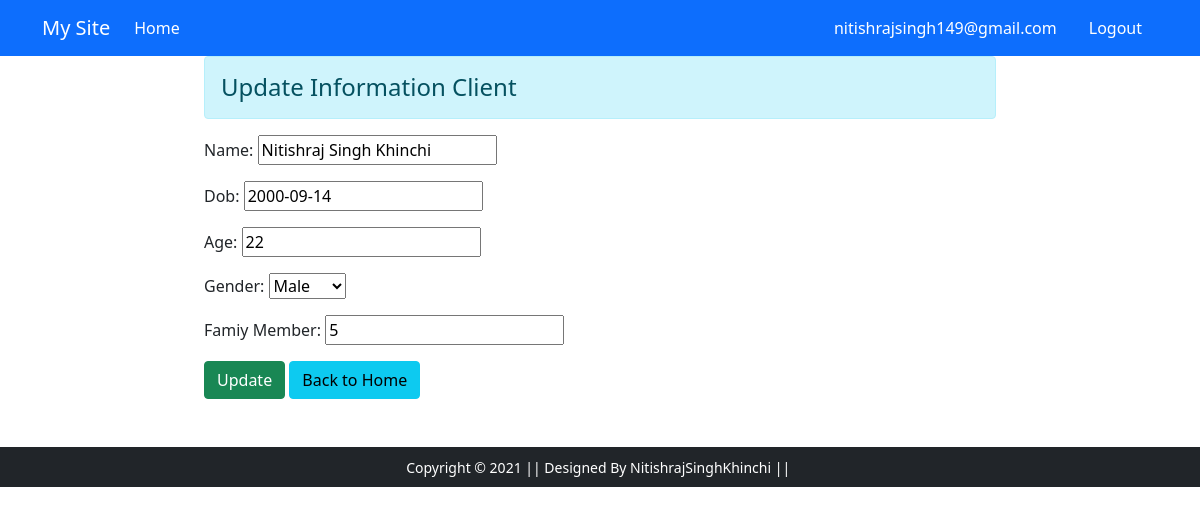
The app's page /update/4/ (signed in) with its own data.
### accounts/models.py (models this page shows, shortened)
class CustomUser(AbstractUser):
    username = None
    """we can create Phonenumber Fields with the help of third party package But t have used Charfields"""
    mobile_no= models.CharField(blank=True,max_length=15,unique=True)
    email = models.EmailField(blank=True,unique=True)
    Age = models.PositiveIntegerField(blank=True,null=True)
    USERNAME_FIELD = 'mobile_no'
    REQUIRED_FIELDS = []
    objects = UserManager()

class Client(models.Model):
    name = models.CharField(max_length=50)
    dob = models.DateField()
    age = models.PositiveIntegerField()
    gender = models.CharField(max_length=20, choices=GENDER,blank=True)
    family_member=models.PositiveIntegerField()
    date = models.DateTimeField(auto_now=datetime.now())

### accounts/views.py (the view)
# urls.py: path('update/<int:id>/',views.update_data,name='update'),
@login_required
def update_data(request, id):
    if request.method == 'POST':
        pi = Client.objects.get(pk=id)
        fm = Clientform(request.POST, instance=pi)
        if fm.is_valid():
            fm.save()
            messages.success(request,"Details Updated !!!")
            return redirect('addclient')
    else:
        pi = Client.objects.get(pk=id)
        fm = Clientform(instance=pi)
    return render(request, 'accounts/update.html', {'form':fm})

### accounts/forms.py
class Clientform(forms.ModelForm):
    class Meta:
        model = Client
        fields = ['name','dob','age','gender','family_member']
        labels = {'name':'Name','age':'Age','gender':'Gender','family_member':'Famiy Member'}
        widgets={'dob':forms.TextInput(attrs={'placeholder':'format:-2000-14-09'})}

### templates/accounts/update.html (shortened to what this page needs)
{% extends 'accounts/base.html' %}
{% block main-content %}
 <div class="row">
  <div class="col-sm-8 offset-2">
   <h4 class="alert alert-info">Update Information Client</h4>
   <form action="" method="post">
    {{form.as_p}}
    <input type="submit" class="btn btn-success" value="Update">
    <a href="{% url 'addclient' %}" class="btn btn-info">Back to Home</a>
   </form>
  </div>
 </div>
{% endblock main-content %}

### templates/accounts/base.html (shortened to what this page needs)
<!doctype html>
{% load static %}
<html lang="en">
  <head>
    <link href="https://cdn.jsdelivr.net/npm/bootstrap@5.0.0-beta1/dist/css/bootstrap.min.css" rel="stylesheet">
    <link rel="stylesheet" href="{% static 'app/css/owl.carousel.min.css' %}">
    <link rel="stylesheet" href="{% static 'app/css/all.min.css' %}">
    <link rel="stylesheet" href="{% static 'app/css/style.css' %}">
  </head>
  <body>
    <nav class="navbar navbar-expand-lg navbar-dark bg-primary">
     <div class="container">
       <a class="navbar-brand" href="/">My Site</a>
       <div class="collapse navbar-collapse" id="navbarSupportedContent">
         <ul class="navbar-nav me-auto mb-2 mb-lg-0">
           <li class="nav-item">
             <a class="nav-link active" aria-current="page" href="/">Home</a>
           </li>
         </ul>
         <div>
          <ul class="navbar-nav me-auto mb-2 mb-lg-0">
            {% if request.user.is_authenticated %}
            <li class="nav-item mx-2">
             <a href="#" class="nav-link text-white">{{request.user.email}} </a>
            </li>
            <li class="nav-item mx-2">
                <a href="{% url 'logout' %}" class="nav-link text-white">Logout</a>
               </li>
            {% endif %}
          </ul>
         </div>
       </div>
     </div>
    </nav>
    {% block main-content %} {% endblock main-content %}
    <footer class="container-fluid bg-dark text-center p-2 mt-5">
        <small class="text-white">Copyright &copy; 2021 || Designed By NitishrajSinghKhinchi || </small>
    </footer>
  </body>
</html>

### records on screen
CustomUser: user.email "nitishrajsingh149@gmail.com"
Client: name "Nitishraj Singh Khinchi", dob "2000-09-14", age "22", gender "Male", family_member "5"
